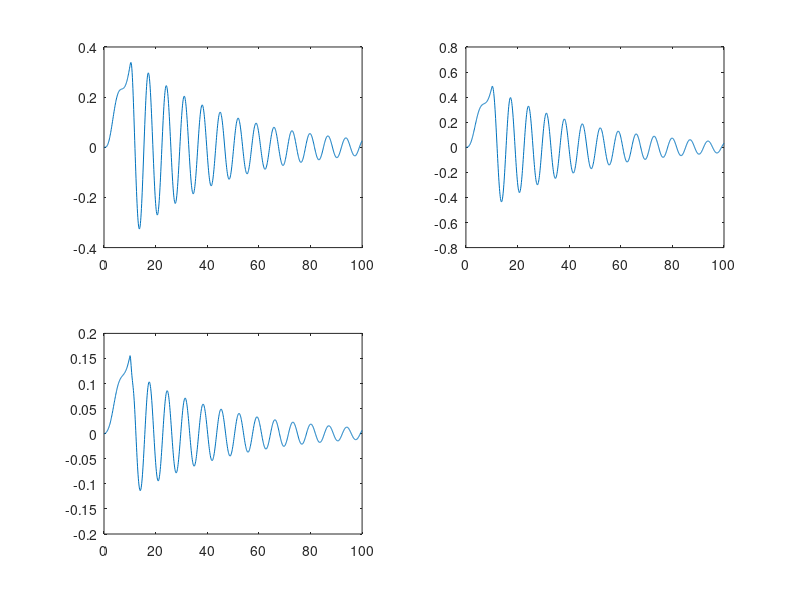

Source code (MATLAB):
%Problem B-5-18 BM
t=0:0.1:100;
A=[0 1 0 0;-9 -2 6 2;0 0 0 1;3 1 -3 -1];
B=[0;0;0;0.05];
C=[1 0 0 0;0 0 1 0];
D=[0;0];
sys=ss(A,B,C,D);
t1=0:0.1:10;
t2=10.1:0.1:100;
t2=zeros(size(t2));
u=[t1,t2];
[y,t]=lsim(sys,u,t);
y1=[1 0]*y';
y2=[0 1]*y';
subplot(221);plot(t,y1)
subplot(222);plot(t,y2)
subplot(223);plot(t,y2-y1)
